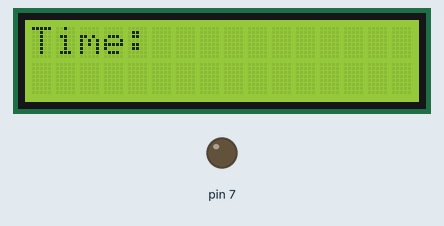
A sketch run on a simulated Arduino Uno, built with avr-gcc and run on an emulated ATmega328P. On the bench: 16×2 character LCD, output pins drawn as LEDs (lit = HIGH).

Above: at 0.1 s.
At 4.1 s:
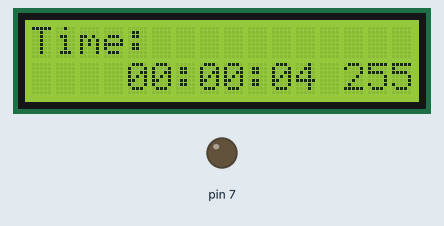
At 9.0 s:
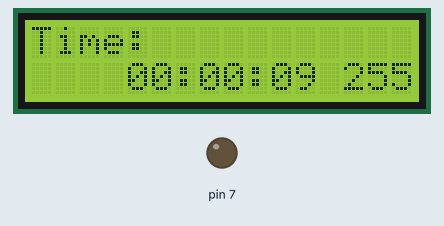
At 19.0 s:
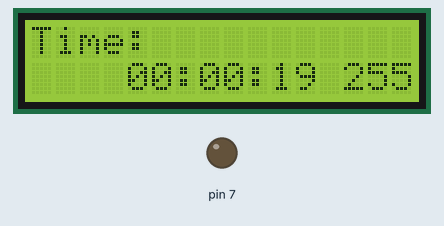
At 28.9 s:
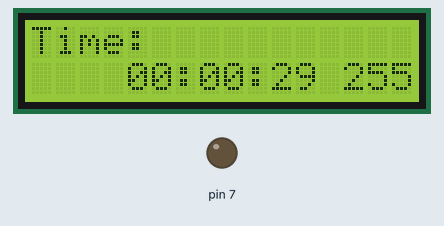
At 38.8 s:
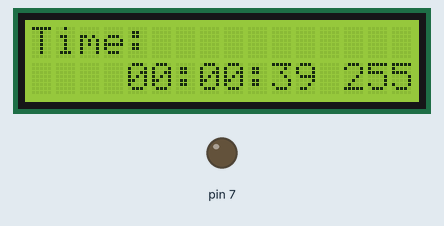

Measured:
- what the display in image 1 shows lasts 1.0 s, from 4.0 s to 5.0 s

The sketch:

watch.ino
```cpp
#include <LiquidCrystal.h>
LiquidCrystal lcd(13, 12, 11, 10, 9, 8);
	typedef struct	a
	{
	int second;
	int minute;
	int hour;
	int light;
	int alarm;
	} 				b;

void	setup()
{
	pinMode(7, OUTPUT);
	lcd.begin(16, 2);
	lcd.print("Time: ");
}

void	loop()
{
	b bs;

	bs.second = 0;
	bs.minute = 0;
	bs.hour = 0;
	bs.light = 255;
	bs.alarm = 1;
	while (bs.hour != 24)
	{
		bs.second++;
		delay(990);
		if (bs.second == 60)
		{
			bs.minute++;
			bs.second = 0;
			lcd.setCursor(10, 1);
			lcd.print(" ");
		}
		if (bs.minute == 60)
		{
			bs.hour++;
			bs.minute = 0;
		}
		lcd.setCursor(4, 1);
		if (bs.hour < 10)
			lcd.print(0);
		lcd.print(bs.hour);
		lcd.print(":");
		if (bs.minute < 10)
			lcd.print(0);
		lcd.print(bs.minute);
		lcd.print(":");
		if (bs.second < 10)
			lcd.print(0);
		lcd.print(bs.second);
		if (bs.minute >= bs.alarm)
			if (bs.light < 255)
				analogWrite(7, bs.light++);
		lcd.print(" ");
		lcd.print(bs.light);
  	}
}
```
